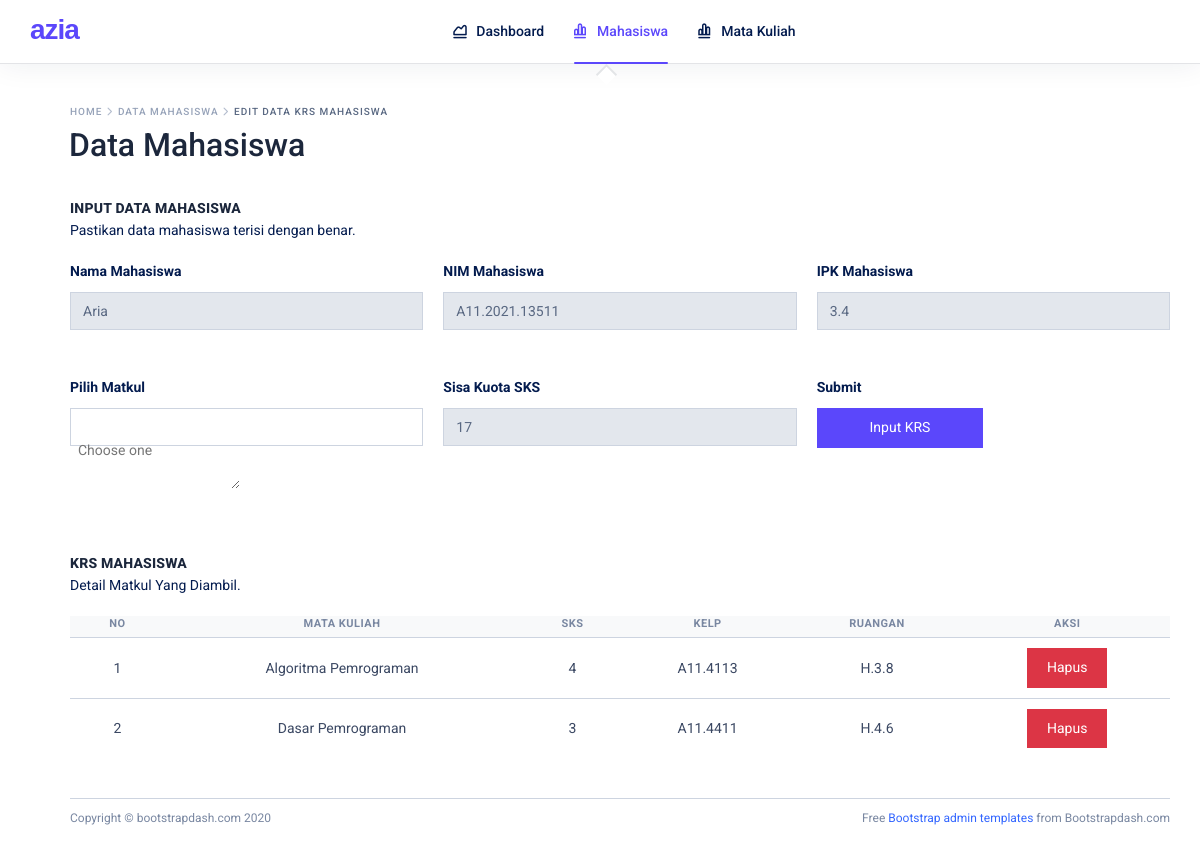
The app's page /krs/halaman_edit_mhs/22 with its own data.
### tables this page shows
CREATE TABLE `inputmhs` (
  `id` int NOT NULL,
  `namaMhs` varchar(255) NOT NULL,
  `nim` varchar(15) NOT NULL,
  `ipk` float NOT NULL,
  `sks` int NOT NULL,
  `matakuliah` text NOT NULL
);

CREATE TABLE `jwl_mhs` (
  `id` int NOT NULL,
  `mhs_id` int NOT NULL,
  `matakuliah` varchar(255) NOT NULL,
  `sks` int NOT NULL,
  `kelp` varchar(50) NOT NULL,
  `ruangan` varchar(50) NOT NULL
);

### application/controllers/krs.php (called while the page is built, shortened)
<?php
class Krs extends CI_Controller {
    public function __construct(){
        $this->load->model('webmodel');
    }
    public function halaman_edit_mhs($id){
        $data['mhs'] = $this->webmodel->get_where_data('inputmhs',array('id'=>$id))->row_array();
		$data['jadwal'] = $this->webmodel->get_where_data('jwl_mhs',array('mhs_id'=>$id))->result_array();
		$data['matkulDiambil'] = $this->webmodel->get_where_data('jwl_mhs', ['mhs_id' => $id])->result_array();
		$data['matkul'] = $this->webmodel->get_data('jwl_matakuliah');
		$this->load->view('edit_mhs', $data);
    }
}

### index.php (called while the page is built, shortened)
<?php
require_once BASEPATH.'core/CodeIgniter.php';

### application/models/webmodel.php (called while the page is built, shortened)
<?php
class Webmodel extends CI_Model{
    public function get_where_data($tabel, $where){
        return $this->db->get_where($tabel,$where);
    }
}

### application/views/edit_mhs.php (the view, shortened to what this page needs)
<!DOCTYPE html>
<html lang="en">
<head>
    <link href="<?=base_url('assets/lib/fontawesome-free/css/all.min.css')?>" rel="stylesheet">
    <link href="<?=base_url('assets/lib/ionicons/css/ionicons.min.css')?>" rel="stylesheet">
    <link href="<?=base_url('assets/lib/typicons.font/typicons.css')?>" rel="stylesheet">
    <link href="<?=base_url('assets/lib/spectrum-colorpicker/spectrum.css')?>" rel="stylesheet">
    <link href="<?=base_url('assets/lib/select2/css/select2.min.css')?>" rel="stylesheet">
    <link href="<?=base_url('assets/lib/ion-rangeslider/css/ion.rangeSlider.css')?>" rel="stylesheet">
    <link href="<?=base_url('assets/lib/ion-rangeslider/css/ion.rangeSlider.skinFlat.css')?>" rel="stylesheet">
    <link href="<?=base_url('assets/lib/amazeui-datetimepicker/css/amazeui.datetimepicker.css')?>" rel="stylesheet">
    <link href="<?=base_url('assets/lib/jquery-simple-datetimepicker/jquery.simple-dtpicker.css')?>" rel="stylesheet">
    <link href="<?=base_url('assets/lib/pickerjs/picker.min.css')?>" rel="stylesheet">
    <link rel="stylesheet" href="<?=base_url('assets/css/azia.css')?>">
    <link href="https://cdn.jsdelivr.net/npm/sweetalert2@11.15.10/dist/sweetalert2.min.css" rel="stylesheet">
</head>
<body>
    <div class="az-header">
        <div class="container">
            <div class="az-header-left">
                <a href="<?=base_url('')?>" class="az-logo"><span></span> azia</a>
            </div>
            <div class="az-header-menu">
                <ul class="nav">
                    <li class="nav-item">
                        <a href="<?=base_url('')?>" class="nav-link"><i class="typcn typcn-chart-area-outline"></i>
                            Dashboard</a>
                    </li>
                    <li class="nav-item active show">
                        <a href="<?=base_url('krs/mahasiswa')?>" class="nav-link"><i
                                class="typcn typcn-chart-bar-outline"></i>Mahasiswa</a>
                    </li>
                    <li class="nav-item">
                        <a href="<?=base_url('krs/mata_kuliah')?>" class="nav-link"><i class="typcn typcn-chart-bar-outline"></i>Mata
                            Kuliah</a>
                    </li>
                </ul>
            </div>
        </div>
    </div>
    <div class="az-content pd-y-20 pd-lg-y-30 pd-xl-y-40">
        <div class="container">
            <div class="az-content-body pd-lg-l-40 d-flex flex-column">
                <div class="az-content-breadcrumb">
                    <span>Home</span>
                    <span>Data Mahasiswa</span>
                    <span>Edit Data KRS Mahasiswa</span>
                </div>
                <h2 class="az-content-title">Data Mahasiswa</h2>
                <div class="az-content-label mg-b-5">Input Data Mahasiswa</div>
                <p class="mg-b-20">Pastikan data mahasiswa terisi dengan benar.</p>
                <div class="row row-sm">
                    <div class="col-lg-4">
                        <p class="mg-b-10"><strong>Nama Mahasiswa</strong></p>
                        <div class="input-group mb-3">
                            <input type="text" class="form-control" placeholder="Nama Mahasiswa"
                                aria-label="Nama Mahasiswa" name="nama" aria-describedby="basic-addon1" readonly
                                value="<?=$mhs['namaMhs']?>">
                        </div>
                    </div>
                    <div class="col-lg-4">
                        <p class="mg-b-10"><strong>NIM Mahasiswa</strong></p>
                        <div class="input-group mb-3">
                            <input type="text" class="form-control" placeholder="NIM" aria-label="NIM" name="nim"
                                aria-describedby="basic-addon1" readonly value="<?=$mhs['nim']?>">
                        </div>
                    </div>
                    <div class="col-lg-4">
                        <p class="mg-b-10"><strong>IPK Mahasiswa</strong></p>
                        <div class="input-group mb-3">
                            <input type="text" class="form-control" placeholder="IPK" aria-label="IPK" name="ipk"
                                aria-describedby="basic-addon1" readonly value="<?=$mhs['ipk']?>">
                        </div>
                    </div>
                </div>
                <div class="row row-sm">
                    <div class="col-lg-4">
                        <p class="mg-b-10"><strong>Pilih Matkul</strong></p>
                    </div>
                    <div class="col-lg-4">
                        <p class="mg-b-10"><strong>Sisa Kuota SKS</strong></p>
                        <div class="input-group mb-3">
                            <input type="number" class="form-control" placeholder="sisasks" name="sisasks" id="sisasks"
                                aria-describedby="basic-addon1" value="<?=$mhs['sks']?>" data-sks="<?=$mhs['sks']?>"
                                readonly>
                        </div>
                    </div>
                    <div class="col-2">
                        <p class="mg-b-10"><strong>Submit</strong></p>
                        <div class="input-group mb-3">
                            <button class="btn btn-indigo btn-block btnInput">Input KRS</button>
                        </div>
                    </div>
                </div>
                <div class="az-content-label mg-b-5">KRS Mahasiswa</div>
                <p class="mg-b-20">Detail Matkul Yang Diambil.</p>
                <div class="table-responsive">
                    <table class="table table-hover mg-b-0" id="data-table-basic">
                        <thead>
                            <tr>
                                <th>No</th>
                                <th>Mata Kuliah</th>
                                <th>SKS</th>
                                <th>Kelp</th>
                                <th>Ruangan</th>
                                <th>Aksi</th>
                            </tr>
                        </thead>
                        <tbody>
                            <?php if($jadwal){ $i=1; foreach($jadwal as $jwl):?>
                            <tr>
                                <td scope="row"><?=$i++;?></td>
                                <td><?=$jwl['matakuliah']?></td>
                                <td><?=$jwl['sks']?></td>
                                <td><?=$jwl['kelp']?></td>
                                <td><?=$jwl['ruangan']?></td>
                                <td><button class="btn btn-danger notika-btn-success btnDelete" id="sa-warning"
                                        data-iddeletemhs="<?=$jwl['id']?>" data-matkul="<?= $jwl['matakuliah']; ?>"
                                        data-sks="<?= $jwl['sks']; ?>">Hapus</button>
                                </td>
                            </tr>
                            <?php endforeach; } else{?>
                            <tr>
                                <td colspan="10">Tidak ada data mata kuliah yang diambil</td>
                            </tr>
                            <?php } ?>
                        </tbody>
                    </table>
                </div>
                <div class="ht-40"></div>
                <div class="az-footer mg-t-auto">
                    <div class="container">
                        <span class="text-muted d-block text-center text-sm-left d-sm-inline-block">Copyright ©
                            bootstrapdash.com 2020</span>
                        <span class="float-none float-sm-right d-block mt-1 mt-sm-0 text-center"> Free <a
                                href="https://www.bootstrapdash.com/bootstrap-admin-template/" target="_blank">Bootstrap
                                admin templates</a> from Bootstrapdash.com</span>
                    </div>
                </div>
            </div>
        </div>
    </div>
</body>
</html>

### application/views/edit_mhs.php (style rules this page uses)
#data-table-basic { width: 100%; border-collapse: collapse; }
#data-table-basic th, #data-table-basic td { text-align: center; vertical-align: middle; }
#data-table-basic th { background-color: #f8f9fa; font-weight: bold; }
#data-table-basic td { padding: 10px; }

### records on screen
inputmhs: nama "Aria", nim "A11.2021.13511", ipk "3.4", sisasks "17"
jwl_mhs: matakuliah "Algoritma Pemrograman", sks "4", kelp "A11.4113", ruangan "H.3.8"
jwl_mhs: matakuliah "Dasar Pemrograman", sks "3", kelp "A11.4411", ruangan "H.4.6"
